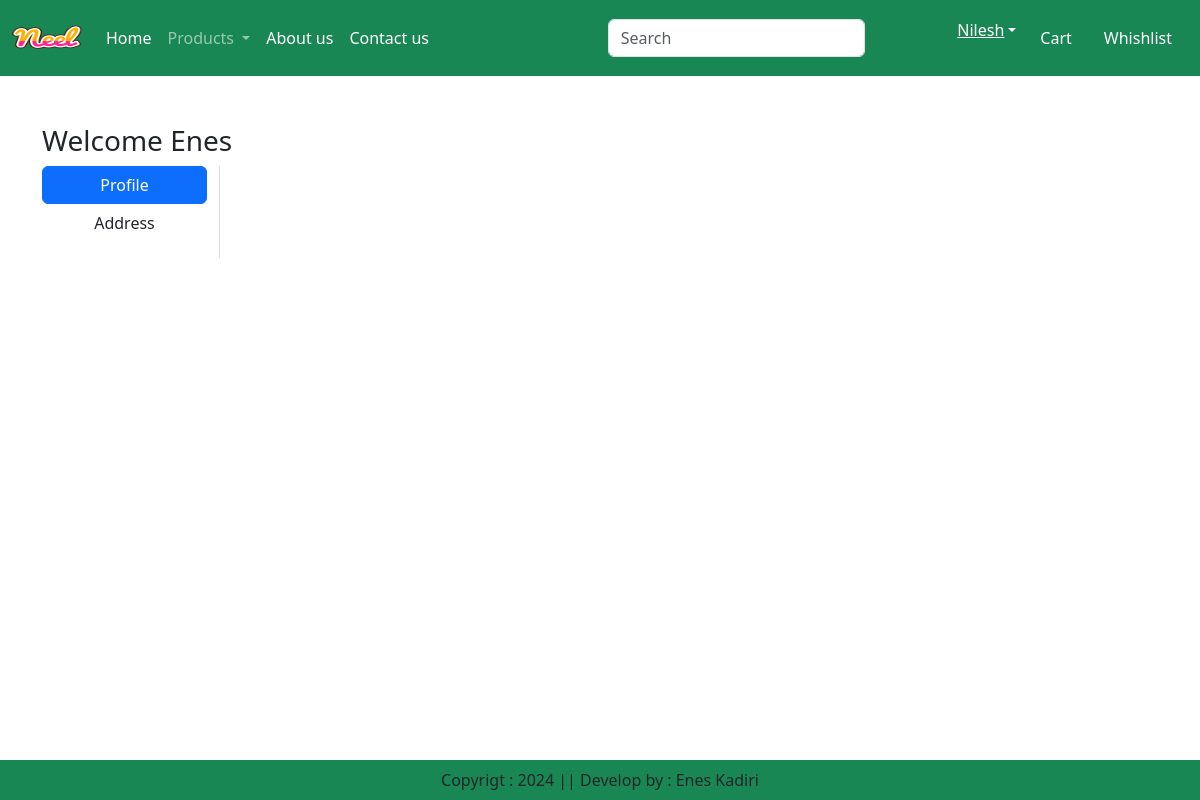
The app's page /address/ (signed in), older data.
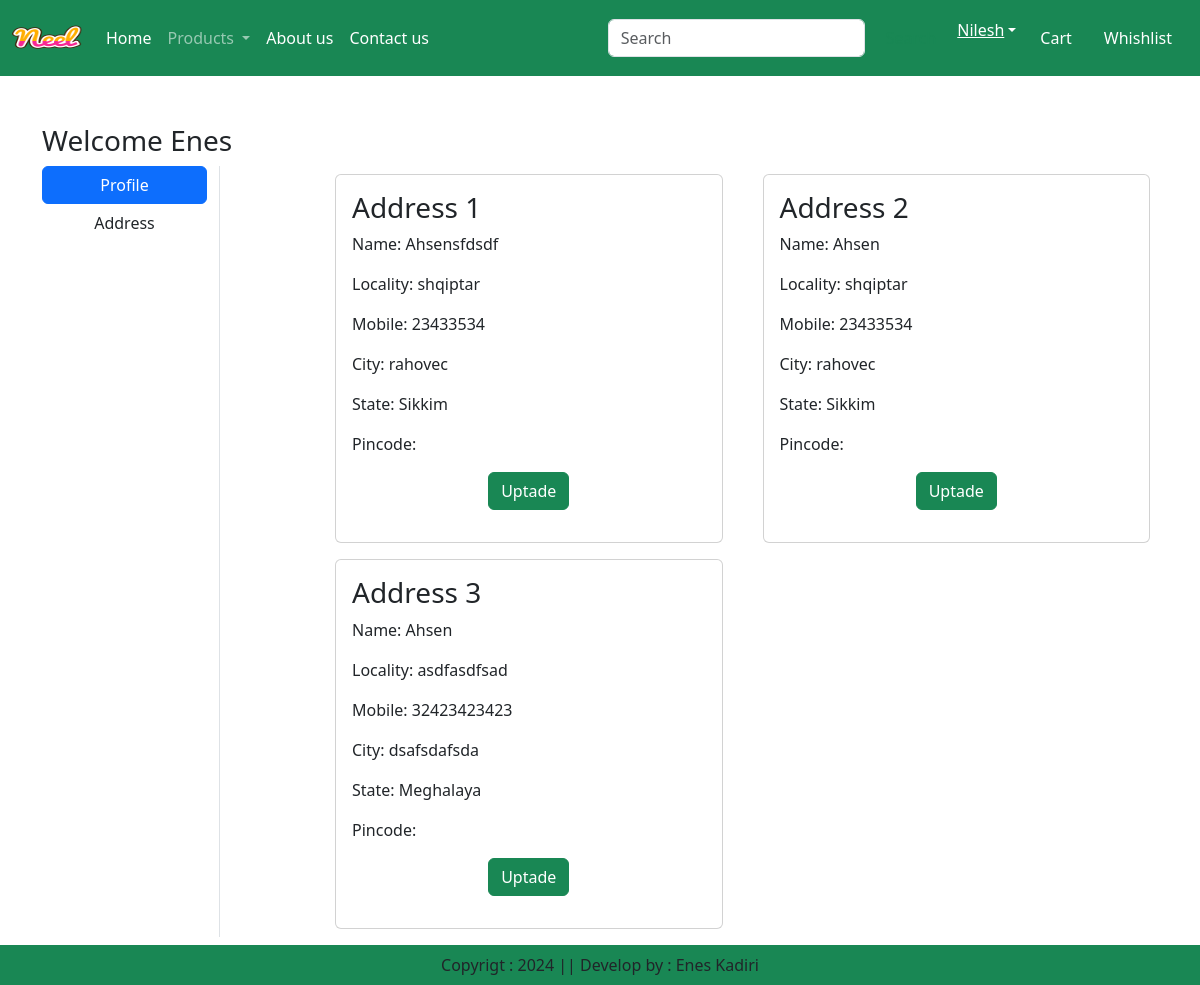
The same page, newer data.
### app/models.py (models this page shows, shortened)
class Customer(models.Model):
    user = models.ForeignKey(User,on_delete=models.CASCADE)
    name = models.CharField(max_length=200)
    locality = models.CharField(max_length=200)
    city = models.CharField(max_length=50)
    mobile = models.IntegerField(default=0)
    zipcode = models.IntegerField()
    state = models.CharField(choices=STATE_CHOICES,max_length=100)

### app/views.py (the view)
# urls.py: path('address/', views.address, name='address'),
def address(request):
    add = Customer.objects.filter(user=request.user)
    return render(request, 'app/address.html',locals())

### app/templates/app/address.html (shortened to what this page needs)
{% extends 'app/base.html' %}
{% load static %}
{% block main-content %}
<div class="container my-5">
    <div class="row">
        <h3>Welcome <span class="text-capitalize">{{request.user}}</span></h3>
    <div class="col-sm-2 border-end">
        <ul class="list-unstyled">
            <li class="d-grid"><a href="{% url 'profile' %}" class="btn btn-primary">Profile</a></li>
            <li class="d-grid"><a href="{% url 'address' %}" class="btn">Address</a></li>
        </ul>
    </div>
    <div class="col-sm-9 offset-sm-1">
        <div class="row">
            {% for ad in add %}
            <div class="col-sm-6">
                <div class="card m-2">
                    <div class="card-body">
                        <h3>Address {{forloop.counter}}</h3>
                        <p>Name: {{ad.name}}</p>
                        <p>Locality: {{ad.locality}}</p>
                        <p>Mobile: {{ad.mobile}}</p>
                        <p>City: {{ad.city}}</p>
                        <p>State: {{ad.state}}</p>
                        <p>Pincode: {{ad.pincode}}</p>
                        <p class="text-center"><a href="{% url 'updateAddress' pk=ad.id %}" type="button" class="btn btn-success">Uptade</a> </p>
                        </div>
                    </div>
                </div>
            {% endfor %}
        </div>
    </div>
</div>
</div>
{% endblock main-content %}

### app/templates/app/base.html (shortened to what this page needs)
<!DOCTYPE html>
{% load static %}
<html lang="en">
<head>
    <link href="https://cdn.jsdelivr.net/npm/bootstrap@5.3.3/dist/css/bootstrap.min.css" rel="stylesheet">
    <link rel="stylesheet" href="{% static 'app/css/owl.carousel.min.css' %}">
    <link rel="stylesheet" href="{% static 'app/css/all.min.css' %}">
    <link rel="stylesheet" href="{% static 'app/css/style.css' %}">
</head>
<body>
    <nav class="navbar navbar-expand-lg navbar-dark bg-success">
        <div class="container-fluid">
          <a class="navbar-brand" href="#">
            <img src="{% static "app/images/neel.png"%}" width="70" height="50"/>
          </a>
          <div class="collapse navbar-collapse" id="navbarSupportedContent">
            <ul class="navbar-nav me-auto mb-2 mb-lg-0">
              {% if request.user.is_authenticated %}
              <li class="nav-item">
                <a class="nav-link active" aria-current="page" href="/">Home</a>
              </li>
              <li class="nav-item dropdown">
                <a class="nav-link dropdown-toggle" href="#" role="button" data-bs-toggle="dropdown" aria-expanded="false">
                  Products
                </a>
              </li>
              <li class="nav-item">
                <a class="nav-link text-white" href="{% url 'about' %}">About us</a>
              </li>
              <li class="nav-item">
                <a class="nav-link text-white" href="{% url 'contact' %}">Contact us</a>
              </li>
            </ul>
            <form class="d-flex" role="search">
              <input class="form-control me-2" type="search" placeholder="Search" aria-label="Search">
              <button class="btn btn-outline-success" type="submit">Search</button>
            </form>
          </div>
          <ul class="navbar-nav me-auto mb-2 mb-lg-0">
            <li class="nav-item dropdown mx-2">
                <a class="new-link dropdown-toggle text-white" href="#" id="profileDropdown" role="button" data-bs-toggle="dropdown" aria-expanded="false">Nilesh</a>
            </li>
            <li class="nav-item mx-2">
                <a href="#" class="nav-link text-white">Cart</a>
            </li>
            <li class="nav-item mx-2">
                <a href="#" class="nav-link text-white">Whishlist</a>
            </li>
            {% endif %}
          </ul>
        </div>
      </nav>
      {% block main-content %}{% endblock main-content %}
      <footer class="container-fluid fixed-bottom bg-success text-center p-2 mt-5">
        Copyrigt : 2024 || Develop by : Enes Kadiri
      </footer>
</body>
</html>

Row changes from the older to the newer data that the page shows:
added Customer: name "Ahsensfdsdf", locality "shqiptar", mobile "23433534", city "rahovec", state "Sikkim"
added Customer: name "Ahsen", locality "shqiptar", mobile "23433534", city "rahovec", state "Sikkim"
added Customer: name "Ahsen", locality "asdfasdfsad", mobile "32423423423", city "dsafsdafsda", state "Meghalaya"
